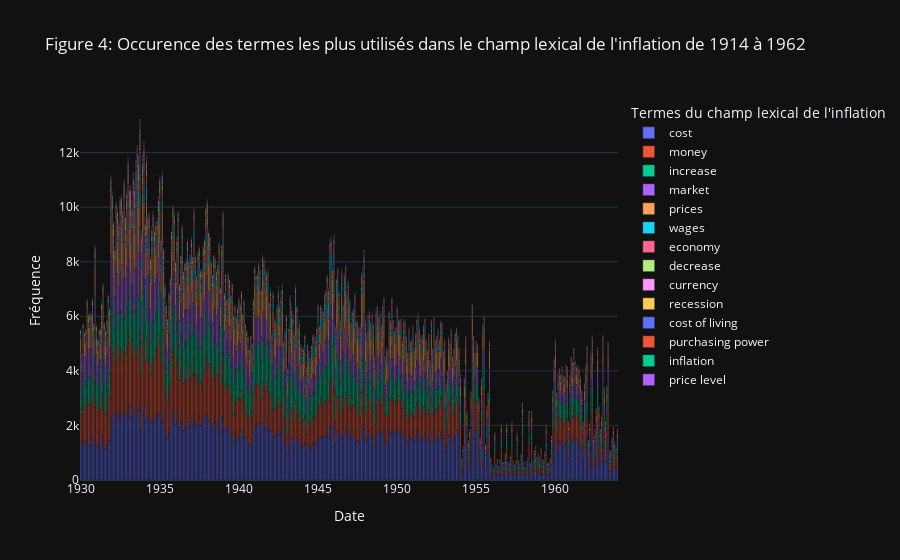

Source (notebook cell):
### Markdown cell above
### 2.3.1- Fréquence d'apparition des termes par date

### Code cell
# Création d'un graphique représentant le nombre d'articles mentionnant les termes sélectionnés par année:

stacked_bar(
    freq_sub,
    'date',
    selected,
    "Figure 4: Occurence des termes les plus utilisés dans le champ lexical de l'inflation de 1914 à 1962",
    "Date",
    "Fréquence",
    "Termes du champ lexical de l'inflation"
)

### Figure 1 — Plotly figure (JSON) as saved in the notebook; plotly's stock layout.template omitted (floating-point values rounded to 4 significant figures; data arrays with more than 128 entries replaced by an {"elided": "..."} marker saying what was removed)
{"data": [{"alignmentgroup": "True", "hovertemplate": "Termes du champ lexical de l'inflation=cost<br>Date=%{x}<br>Fréquence=%{y}<extra></extra>", "legendgroup": "cost", "marker": {"color": "#636efa", "pattern": {"shape": ""}}, "name": "cost", "offsetgroup": "cost", "orientation": "v", "showlegend": true, "textposition": "auto", "type": "bar", "x": {"elided": "408 str values"}, "xaxis": "x", "y": {"elided": "408 int values"}, "yaxis": "y"}, {"alignmentgroup": "True", "hovertemplate": "Termes du champ lexical de l'inflation=money<br>Date=%{x}<br>Fréquence=%{y}<extra></extra>", "legendgroup": "money", "marker": {"color": "#EF553B", "pattern": {"shape": ""}}, "name": "money", "offsetgroup": "money", "orientation": "v", "showlegend": true, "textposition": "auto", "type": "bar", "x": {"elided": "408 str values"}, "xaxis": "x", "y": {"elided": "408 int values"}, "yaxis": "y"}, {"alignmentgroup": "True", "hovertemplate": "Termes du champ lexical de l'inflation=increase<br>Date=%{x}<br>Fréquence=%{y}<extra></extra>", "legendgroup": "increase", "marker": {"color": "#00cc96", "pattern": {"shape": ""}}, "name": "increase", "offsetgroup": "increase", "orientation": "v", "showlegend": true, "textposition": "auto", "type": "bar", "x": {"elided": "408 str values"}, "xaxis": "x", "y": {"elided": "408 int values"}, "yaxis": "y"}, {"alignmentgroup": "True", "hovertemplate": "Termes du champ lexical de l'inflation=market<br>Date=%{x}<br>Fréquence=%{y}<extra></extra>", "legendgroup": "market", "marker": {"color": "#ab63fa", "pattern": {"shape": ""}}, "name": "market", "offsetgroup": "market", "orientation": "v", "showlegend": true, "textposition": "auto", "type": "bar", "x": {"elided": "408 str values"}, "xaxis": "x", "y": {"elided": "408 int values"}, "yaxis": "y"}, {"alignmentgroup": "True", "hovertemplate": "Termes du champ lexical de l'inflation=prices<br>Date=%{x}<br>Fréquence=%{y}<extra></extra>", "legendgroup": "prices", "marker": {"color": "#FFA15A", "pattern": {"shape": ""}}, "name": "prices", "offsetgroup": "prices", "orientation": "v", "showlegend": true, "textposition": "auto", "type": "bar", "x": {"elided": "408 str values"}, "xaxis": "x", "y": {"elided": "408 int values"}, "yaxis": "y"}, {"alignmentgroup": "True", "hovertemplate": "Termes du champ lexical de l'inflation=wages<br>Date=%{x}<br>Fréquence=%{y}<extra></extra>", "legendgroup": "wages", "marker": {"color": "#19d3f3", "pattern": {"shape": ""}}, "name": "wages", "offsetgroup": "wages", "orientation": "v", "showlegend": true, "textposition": "auto", "type": "bar", "x": {"elided": "408 str values"}, "xaxis": "x", "y": {"elided": "408 int values"}, "yaxis": "y"}, {"alignmentgroup": "True", "hovertemplate": "Termes du champ lexical de l'inflation=economy<br>Date=%{x}<br>Fréquence=%{y}<extra></extra>", "legendgroup": "economy", "marker": {"color": "#FF6692", "pattern": {"shape": ""}}, "name": "economy", "offsetgroup": "economy", "orientation": "v", "showlegend": true, "textposition": "auto", "type": "bar", "x": {"elided": "408 str values"}, "xaxis": "x", "y": {"elided": "408 int values"}, "yaxis": "y"}, {"alignmentgroup": "True", "hovertemplate": "Termes du champ lexical de l'inflation=decrease<br>Date=%{x}<br>Fréquence=%{y}<extra></extra>", "legendgroup": "decrease", "marker": {"color": "#B6E880", "pattern": {"shape": ""}}, "name": "decrease", "offsetgroup": "decrease", "orientation": "v", "showlegend": true, "textposition": "auto", "type": "bar", "x": {"elided": "408 str values"}, "xaxis": "x", "y": {"elided": "408 int values"}, "yaxis": "y"}, {"alignmentgroup": "True", "hovertemplate": "Termes du champ lexical de l'inflation=currency<br>Date=%{x}<br>Fréquence=%{y}<extra></extra>", "legendgroup": "currency", "marker": {"color": "#FF97FF", "pattern": {"shape": ""}}, "name": "currency", "offsetgroup": "currency", "orientation": "v", "showlegend": true, "textposition": "auto", "type": "bar", "x": {"elided": "408 str values"}, "xaxis": "x", "y": {"elided": "408 int values"}, "yaxis": "y"}, {"alignmentgroup": "True", "hovertemplate": "Termes du champ lexical de l'inflation=recession<br>Date=%{x}<br>Fréquence=%{y}<extra></extra>", "legendgroup": "recession", "marker": {"color": "#FECB52", "pattern": {"shape": ""}}, "name": "recession", "offsetgroup": "recession", "orientation": "v", "showlegend": true, "textposition": "auto", "type": "bar", "x": {"elided": "408 str values"}, "xaxis": "x", "y": {"elided": "408 int values"}, "yaxis": "y"}, {"alignmentgroup": "True", "hovertemplate": "Termes du champ lexical de l'inflation=cost of living<br>Date=%{x}<br>Fréquence=%{y}<extra></extra>", "legendgroup": "cost of living", "marker": {"color": "#636efa", "pattern": {"shape": ""}}, "name": "cost of living", "offsetgroup": "cost of living", "orientation": "v", "showlegend": true, "textposition": "auto", "type": "bar", "x": {"elided": "408 str values"}, "xaxis": "x", "y": {"elided": "408 int values"}, "yaxis": "y"}, {"alignmentgroup": "True", "hovertemplate": "Termes du champ lexical de l'inflation=purchasing power<br>Date=%{x}<br>Fréquence=%{y}<extra></extra>", "legendgroup": "purchasing power", "marker": {"color": "#EF553B", "pattern": {"shape": ""}}, "name": "purchasing power", "offsetgroup": "purchasing power", "orientation": "v", "showlegend": true, "textposition": "auto", "type": "bar", "x": {"elided": "408 str values"}, "xaxis": "x", "y": {"elided": "408 int values"}, "yaxis": "y"}, {"alignmentgroup": "True", "hovertemplate": "Termes du champ lexical de l'inflation=inflation<br>Date=%{x}<br>Fréquence=%{y}<extra></extra>", "legendgroup": "inflation", "marker": {"color": "#00cc96", "pattern": {"shape": ""}}, "name": "inflation", "offsetgroup": "inflation", "orientation": "v", "showlegend": true, "textposition": "auto", "type": "bar", "x": {"elided": "408 str values"}, "xaxis": "x", "y": {"elided": "408 int values"}, "yaxis": "y"}, {"alignmentgroup": "True", "hovertemplate": "Termes du champ lexical de l'inflation=price level<br>Date=%{x}<br>Fréquence=%{y}<extra></extra>", "legendgroup": "price level", "marker": {"color": "#ab63fa", "pattern": {"shape": ""}}, "name": "price level", "offsetgroup": "price level", "orientation": "v", "showlegend": true, "textposition": "auto", "type": "bar", "x": {"elided": "408 str values"}, "xaxis": "x", "y": {"elided": "408 int values"}, "yaxis": "y"}], "layout": {"barmode": "relative", "legend": {"title": {"text": "Termes du champ lexical de l'inflation"}, "tracegroupgap": 0}, "title": {"text": "Figure 4: Occurence des termes les plus utilisés dans le champ lexical de l'inflation de 1914 à 1962"}, "xaxis": {"anchor": "y", "domain": [0, 1], "title": {"text": "Date"}}, "yaxis": {"anchor": "x", "domain": [0, 1], "title": {"text": "Fréquence"}}}}
